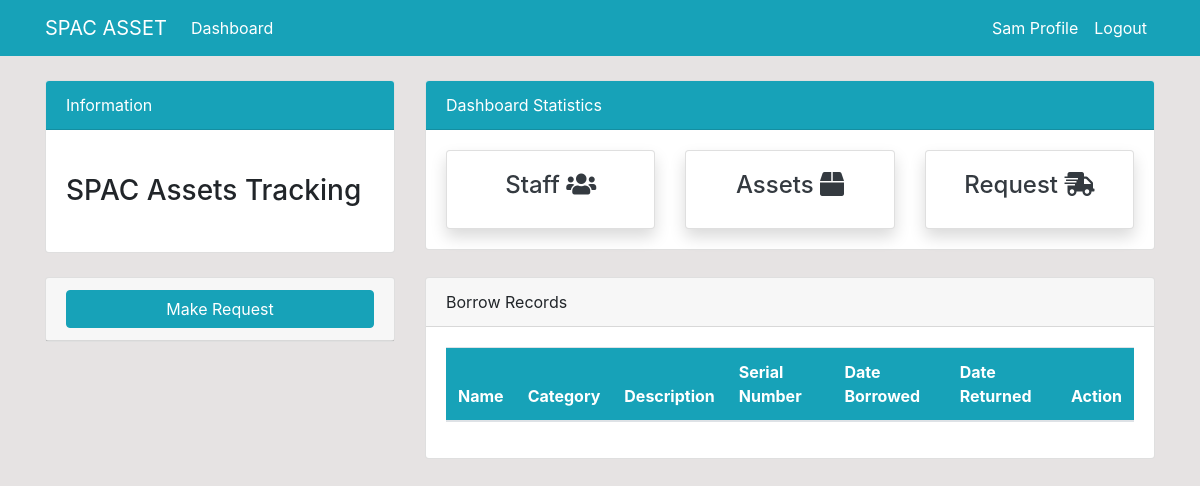
The app's page /dashboard/ (signed in), older data.
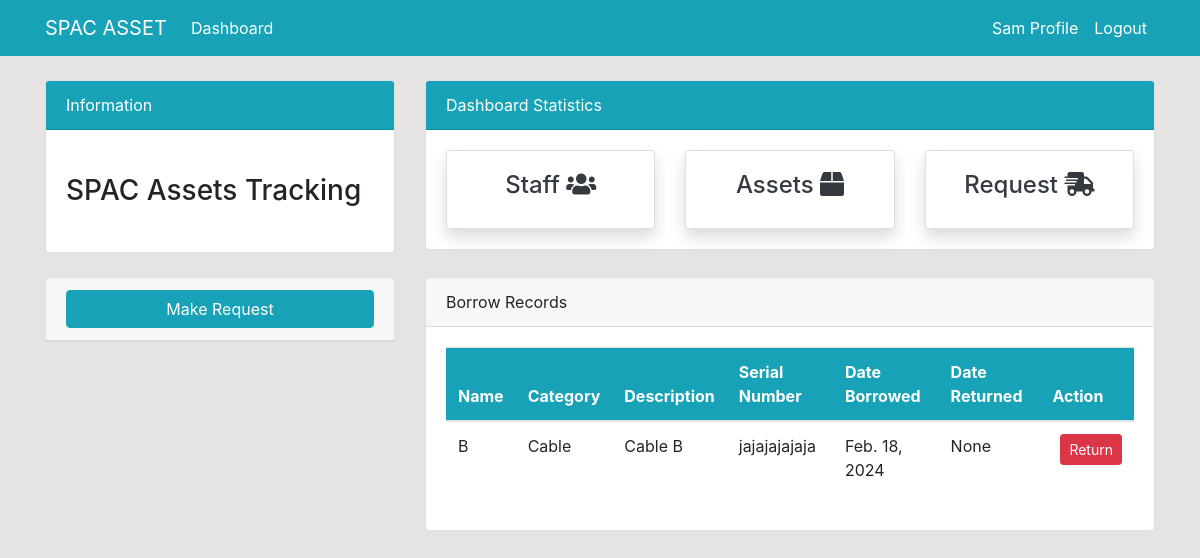
The same page, newer data.
### dashboard/models.py (models this page shows, shortened)
class BorrowTransaction(models.Model):
    asset = models.ForeignKey(Assets, on_delete=models.CASCADE)
    staff_member = models.ForeignKey(User, on_delete=models.CASCADE)
    date_borrowed = models.DateField(auto_now=True)
    date_returned = models.DateField(null=True, blank = True)

class Assets(models.Model):
    name = models.CharField(max_length = 100, null = True, verbose_name="Registration Number")
    category = models.CharField(max_length = 100, choices=CATEGORY, null = True)
    description = models.CharField(max_length=200, null = True)
    serial_number = models.CharField(max_length = 100, null = True)
    note = models.CharField(max_length=200, null = True)
    is_available = models.BooleanField(default=True)
    date_added = models.DateField()
    class Meta:
        verbose_name_plural = 'Store'

### dashboard/views.py (the view)
# urls.py: path('', views.index, name = 'dashboard-index'),
@login_required(login_url='user-login')
def index(request):
    borrow = BorrowTransaction.objects.all().filter(date_returned=None)
    if request.method=='POST':
        form = BorrowForm(request.POST)
        if form.is_valid():
            instance = form.save(commit=False)
            instance.staff = request.user
            instance.save()
            name = form.cleaned_data.get('asset')
            messages.success(request, f'{name} borrowed!')
            return redirect('dashboard-index')
    else:
        form = BorrowForm()
    context = {
        'borrow': borrow,
        'form': form
    }
    return render(request, 'dashboard/index.html', context)

### templates/dashboard/index.html (shortened to what this page needs)
{% extends 'partials/base.html' %}
{% load crispy_forms_tags %}
{% block content %}
{% if user.is_authenticated %}
{% include 'partials/topside.html' %}
<div>
    <div class="row mt-4">
        <div class="col-md-4">
            <div class="card">
                <div class="card-header">
                    <a class="btn btn-info btn-block" href="{% url 'dashboard-assets-borrow' %}">Make Request</a>
                </div>
            </div>
        </div>
        <div class="col-md-8">
            <div class="card">
                <div class="card-header">
                    Borrow Records
                </div>
                <div class="card-body">
                    <table class="table bg-white">
                        <thead class="bg-info text-white">
                            <tr>
                                <th scope="col">Name</th>
                                <th scope="col">Category</th>
                                <th scope="col">Description</th>
                                <th scope="col">Serial Number</th>
                                <th scope="col">Date Borrowed</th>
                                <th scope="col">Date Returned</th>
                                <th scope="col">Action</th>
                            </tr>
                        </thead>
                        <tbody>
                            {% for borrow in borrow %}
                            {% if borrow.staff_member == user %}
                            <tr>
                                <td>{{ borrow.asset.name }}</td>
                                <td>{{ borrow.asset.category }}</td>
                                <td>{{ borrow.asset.description }}</td>
                                <td>{{ borrow.asset.serial_number }}</td>
                                <td>{{ borrow.date_borrowed }}</td>
                                <td>{{ borrow.date_returned }} </td>  <td>
                                    {% if not borrow.date_returned %}
                                        <a class="btn btn-danger btn-sm ml-2" href="{% url 'dashboard-assets-return' borrow.asset.id %}">Return</a>
                                    {% endif %}
                                </td>
                            </tr>
                            {% endif %}
                            {% endfor %}
                        </tbody>
                    </table>
                </div>
            </div>
        </div>
    </div>
</div>
{% endif%}
{% endblock %}

Row changes from the older to the newer data that the page shows:
added BorrowTransaction: asset.name "B", asset.category "Cable", asset.description "Cable B", asset.serial_number "jajajajajaja", date_borrowed "Feb. 18, 2024", date_returned "None", shows "Return"
